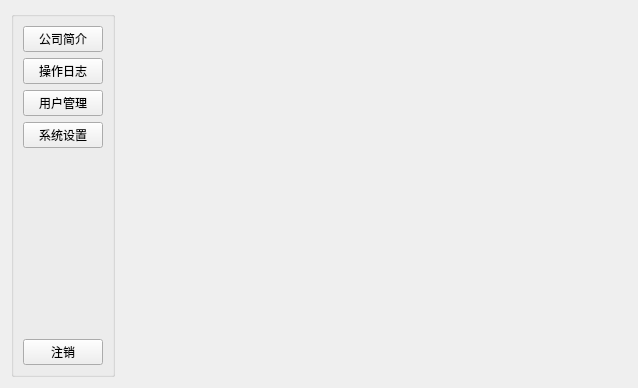
<?xml version="1.0" encoding="UTF-8"?>
<ui version="4.0">
 <class>HomeWidget</class>
 <widget class="QWidget" name="HomeWidget">
  <property name="geometry">
   <rect>
    <x>0</x>
    <y>0</y>
    <width>638</width>
    <height>388</height>
   </rect>
  </property>
  <property name="windowTitle">
   <string>HomeWidget</string>
  </property>
  <layout class="QVBoxLayout" name="verticalLayout_2">
   <item>
    <layout class="QHBoxLayout" name="horizontalLayout">
     <item>
      <widget class="QGroupBox" name="groupBox">
       <property name="title">
        <string/>
       </property>
       <layout class="QVBoxLayout" name="verticalLayout">
        <item>
         <widget class="QPushButton" name="pushButtonCompanyInfo">
          <property name="text">
           <string>公司简介</string>
          </property>
         </widget>
        </item>
        <item>
         <widget class="QPushButton" name="pushButtonOptLog">
          <property name="text">
           <string>操作日志</string>
          </property>
         </widget>
        </item>
        <item>
         <widget class="QPushButton" name="pushButtonUserManage">
          <property name="text">
           <string>用户管理</string>
          </property>
         </widget>
        </item>
        <item>
         <widget class="QPushButton" name="pushButtonSysSetting">
          <property name="text">
           <string>系统设置</string>
          </property>
         </widget>
        </item>
        <item>
         <spacer name="verticalSpacer">
          <property name="orientation">
           <enum>Qt::Vertical</enum>
          </property>
          <property name="sizeHint" stdset="0">
           <size>
            <width>20</width>
            <height>208</height>
           </size>
          </property>
         </spacer>
        </item>
        <item>
         <widget class="QPushButton" name="pushButtonExitLogin">
          <property name="text">
           <string>注销</string>
          </property>
         </widget>
        </item>
       </layout>
      </widget>
     </item>
     <item>
      <widget class="QStackedWidget" name="stackedWidget"/>
     </item>
    </layout>
   </item>
  </layout>
 </widget>
 <resources/>
 <connections/>
</ui>
